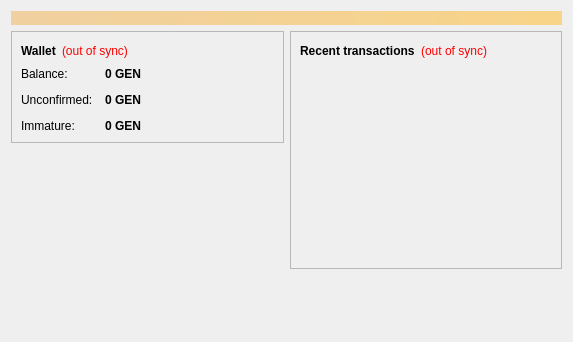
<?xml version="1.0" encoding="UTF-8"?>
<ui version="4.0">
 <class>OverviewPage</class>
 <widget class="QWidget" name="OverviewPage">
  <property name="geometry">
   <rect>
    <x>0</x>
    <y>0</y>
    <width>573</width>
    <height>342</height>
   </rect>
  </property>
  <property name="windowTitle">
   <string>Form</string>
  </property>
  <layout class="QVBoxLayout" name="topLayout">
   <item>
    <widget class="QLabel" name="labelAlerts">
     <property name="visible">
      <bool>false</bool>
     </property>
     <property name="styleSheet">
      <string notr="true">background-color: qlineargradient(x1: 0, y1: 0, x2: 1, y2: 0, stop:0 #F0D0A0, stop:1 #F8D488); color:#000000;</string>
     </property>
     <property name="wordWrap">
      <bool>true</bool>
     </property>
     <property name="margin">
      <number>3</number>
     </property>
    </widget>
   </item>
   <item>
    <layout class="QHBoxLayout" name="horizontalLayout" stretch="1,1">
     <item>
      <layout class="QVBoxLayout" name="verticalLayout_2">
       <item>
        <widget class="QFrame" name="frame">
         <property name="frameShape">
          <enum>QFrame::StyledPanel</enum>
         </property>
         <property name="frameShadow">
          <enum>QFrame::Raised</enum>
         </property>
         <layout class="QVBoxLayout" name="verticalLayout_4">
          <item>
           <layout class="QHBoxLayout" name="horizontalLayout_4">
            <item>
             <widget class="QLabel" name="label_5">
              <property name="font">
               <font>
                <weight>75</weight>
                <bold>true</bold>
               </font>
              </property>
              <property name="text">
               <string>Wallet</string>
              </property>
             </widget>
            </item>
            <item>
             <widget class="QLabel" name="labelWalletStatus">
              <property name="toolTip">
               <string>The displayed information may be out of date. Your wallet automatically synchronizes with the genesiscoin network after a connection is established, but this process has not completed yet.</string>
              </property>
              <property name="styleSheet">
               <string notr="true">QLabel { color: red; }</string>
              </property>
              <property name="text">
               <string notr="true">(out of sync)</string>
              </property>
              <property name="alignment">
               <set>Qt::AlignLeading|Qt::AlignLeft|Qt::AlignVCenter</set>
              </property>
             </widget>
            </item>
            <item>
             <spacer name="horizontalSpacer_2">
              <property name="orientation">
               <enum>Qt::Horizontal</enum>
              </property>
              <property name="sizeHint" stdset="0">
               <size>
                <width>40</width>
                <height>20</height>
               </size>
              </property>
             </spacer>
            </item>
           </layout>
          </item>
          <item>
           <layout class="QFormLayout" name="formLayout_2">
            <property name="fieldGrowthPolicy">
             <enum>QFormLayout::AllNonFixedFieldsGrow</enum>
            </property>
            <property name="horizontalSpacing">
             <number>12</number>
            </property>
            <property name="verticalSpacing">
             <number>12</number>
            </property>
            <item row="0" column="0">
             <widget class="QLabel" name="label">
              <property name="text">
               <string>Balance:</string>
              </property>
             </widget>
            </item>
            <item row="0" column="1">
             <widget class="QLabel" name="labelBalance">
              <property name="font">
               <font>
                <weight>75</weight>
                <bold>true</bold>
               </font>
              </property>
              <property name="cursor">
               <cursorShape>IBeamCursor</cursorShape>
              </property>
              <property name="toolTip">
               <string>Your current balance</string>
              </property>
              <property name="text">
               <string notr="true">0 GEN</string>
              </property>
              <property name="textInteractionFlags">
               <set>Qt::LinksAccessibleByMouse|Qt::TextSelectableByKeyboard|Qt::TextSelectableByMouse</set>
              </property>
             </widget>
            </item>
            <item row="1" column="0">
             <widget class="QLabel" name="label_3">
              <property name="text">
               <string>Unconfirmed:</string>
              </property>
             </widget>
            </item>
            <item row="1" column="1">
             <widget class="QLabel" name="labelUnconfirmed">
              <property name="font">
               <font>
                <weight>75</weight>
                <bold>true</bold>
               </font>
              </property>
              <property name="cursor">
               <cursorShape>IBeamCursor</cursorShape>
              </property>
              <property name="toolTip">
               <string>Total of transactions that have yet to be confirmed, and do not yet count toward the current balance</string>
              </property>
              <property name="text">
               <string notr="true">0 GEN</string>
              </property>
              <property name="textInteractionFlags">
               <set>Qt::LinksAccessibleByMouse|Qt::TextSelectableByKeyboard|Qt::TextSelectableByMouse</set>
              </property>
             </widget>
            </item>
            <item row="2" column="0">
             <widget class="QLabel" name="labelImmatureText">
              <property name="text">
               <string>Immature:</string>
              </property>
             </widget>
            </item>
            <item row="2" column="1">
             <widget class="QLabel" name="labelImmature">
              <property name="font">
               <font>
                <weight>75</weight>
                <bold>true</bold>
               </font>
              </property>
              <property name="toolTip">
               <string>Mined balance that has not yet matured</string>
              </property>
              <property name="text">
               <string notr="true">0 GEN</string>
              </property>
              <property name="textInteractionFlags">
               <set>Qt::LinksAccessibleByMouse|Qt::TextSelectableByKeyboard|Qt::TextSelectableByMouse</set>
              </property>
             </widget>
            </item>
           </layout>
          </item>
         </layout>
        </widget>
       </item>
       <item>
        <spacer name="verticalSpacer">
         <property name="orientation">
          <enum>Qt::Vertical</enum>
         </property>
         <property name="sizeHint" stdset="0">
          <size>
           <width>20</width>
           <height>40</height>
          </size>
         </property>
        </spacer>
       </item>
      </layout>
     </item>
     <item>
      <layout class="QVBoxLayout" name="verticalLayout_3">
       <item>
        <widget class="QFrame" name="frame_2">
         <property name="frameShape">
          <enum>QFrame::StyledPanel</enum>
         </property>
         <property name="frameShadow">
          <enum>QFrame::Raised</enum>
         </property>
         <layout class="QVBoxLayout" name="verticalLayout">
          <item>
           <layout class="QHBoxLayout" name="horizontalLayout_2">
            <item>
             <widget class="QLabel" name="label_4">
              <property name="text">
               <string>&lt;b&gt;Recent transactions&lt;/b&gt;</string>
              </property>
             </widget>
            </item>
            <item>
             <widget class="QLabel" name="labelTransactionsStatus">
              <property name="toolTip">
               <string>The displayed information may be out of date. Your wallet automatically synchronizes with the genesiscoin network after a connection is established, but this process has not completed yet.</string>
              </property>
              <property name="styleSheet">
               <string notr="true">QLabel { color: red; }</string>
              </property>
              <property name="text">
               <string notr="true">(out of sync)</string>
              </property>
              <property name="alignment">
               <set>Qt::AlignRight|Qt::AlignTrailing|Qt::AlignVCenter</set>
              </property>
             </widget>
            </item>
            <item>
             <spacer name="horizontalSpacer">
              <property name="orientation">
               <enum>Qt::Horizontal</enum>
              </property>
              <property name="sizeHint" stdset="0">
               <size>
                <width>40</width>
                <height>20</height>
               </size>
              </property>
             </spacer>
            </item>
           </layout>
          </item>
          <item>
           <widget class="QListView" name="listTransactions">
            <property name="styleSheet">
             <string notr="true">QListView { background: transparent; }</string>
            </property>
            <property name="frameShape">
             <enum>QFrame::NoFrame</enum>
            </property>
            <property name="verticalScrollBarPolicy">
             <enum>Qt::ScrollBarAlwaysOff</enum>
            </property>
            <property name="horizontalScrollBarPolicy">
             <enum>Qt::ScrollBarAlwaysOff</enum>
            </property>
            <property name="selectionMode">
             <enum>QAbstractItemView::NoSelection</enum>
            </property>
           </widget>
          </item>
         </layout>
        </widget>
       </item>
       <item>
        <spacer name="verticalSpacer_2">
         <property name="orientation">
          <enum>Qt::Vertical</enum>
         </property>
         <property name="sizeHint" stdset="0">
          <size>
           <width>20</width>
           <height>40</height>
          </size>
         </property>
        </spacer>
       </item>
      </layout>
     </item>
    </layout>
   </item>
  </layout>
 </widget>
 <resources/>
 <connections/>
</ui>
